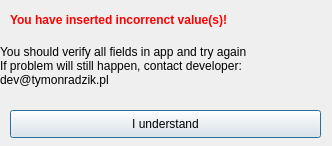
<?xml version="1.0" encoding="UTF-8"?>
<ui version="4.0">
 <class>ErrorValDialog</class>
 <widget class="QDialog" name="ErrorValDialog">
  <property name="geometry">
   <rect>
    <x>0</x>
    <y>0</y>
    <width>332</width>
    <height>146</height>
   </rect>
  </property>
  <property name="minimumSize">
   <size>
    <width>332</width>
    <height>146</height>
   </size>
  </property>
  <property name="maximumSize">
   <size>
    <width>332</width>
    <height>146</height>
   </size>
  </property>
  <property name="windowTitle">
   <string>APG-GUI: Error message</string>
  </property>
  <widget class="QLabel" name="label">
   <property name="geometry">
    <rect>
     <x>10</x>
     <y>10</y>
     <width>311</width>
     <height>20</height>
    </rect>
   </property>
   <property name="font">
    <font>
     <weight>75</weight>
     <bold>true</bold>
    </font>
   </property>
   <property name="styleSheet">
    <string notr="true">color: red;</string>
   </property>
   <property name="text">
    <string>You have inserted incorrenct value(s)!</string>
   </property>
  </widget>
  <widget class="QPushButton" name="pushButton">
   <property name="geometry">
    <rect>
     <x>10</x>
     <y>110</y>
     <width>311</width>
     <height>28</height>
    </rect>
   </property>
   <property name="text">
    <string>I understand</string>
   </property>
  </widget>
  <widget class="QLabel" name="label_2">
   <property name="geometry">
    <rect>
     <x>0</x>
     <y>40</y>
     <width>341</width>
     <height>51</height>
    </rect>
   </property>
   <property name="text">
    <string>You should verify all fields in app and try again
If problem will still happen, contact developer:
dev@tymonradzik.pl</string>
   </property>
  </widget>
 </widget>
 <resources/>
 <connections/>
</ui>
